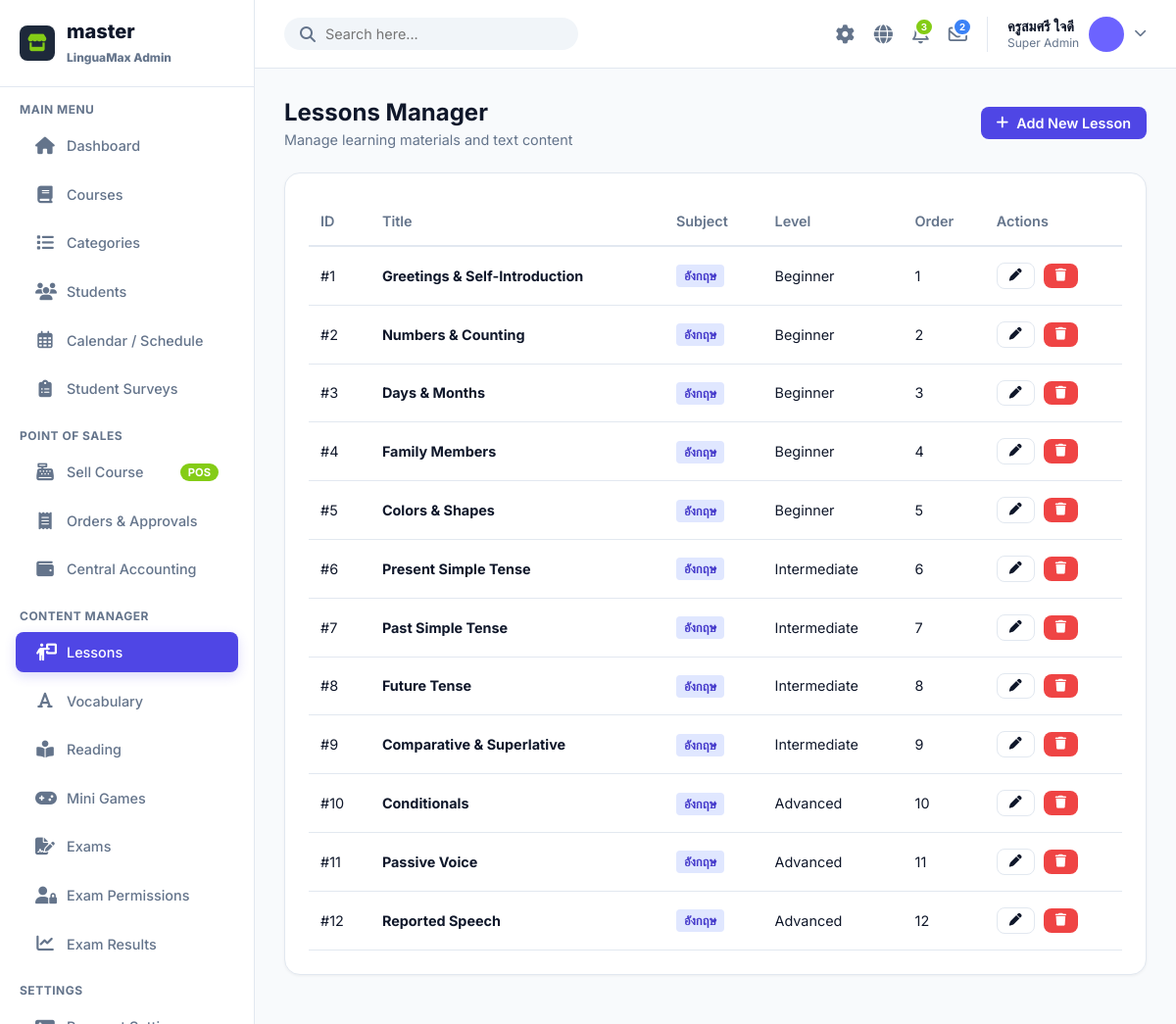
Page /admin/index.php?page=lessons (signed in) on the committed database.
### tables this page shows
CREATE TABLE `users` (
  `id` int(11) NOT NULL AUTO_INCREMENT,
  `code` varchar(10) NOT NULL,
  `username` varchar(50) DEFAULT NULL,
  `password` varchar(255) DEFAULT NULL,
  `fname` varchar(100) NOT NULL,
  `lname` varchar(100) NOT NULL,
  `nickname` varchar(50) NOT NULL,
  `role` enum('student','admin') DEFAULT 'student',
  `level` enum('beginner','intermediate','advanced') DEFAULT 'beginner',
  `xp` int(11) DEFAULT 0,
  `coins` int(11) DEFAULT 0,
  `avatar_color` varchar(7) DEFAULT '#6C63FF',
  `created_at` timestamp NOT NULL DEFAULT current_timestamp(),
  `updated_at` timestamp NOT NULL DEFAULT current_timestamp() ON UPDATE current_timestamp(),
  `daily_xp_goal` int(11) DEFAULT 50,
  `sound_enabled` tinyint(1) DEFAULT 1,
  `notifications_enabled` tinyint(1) DEFAULT 1,
  `character_id` varchar(50) DEFAULT 'default',
  `profile_pic` varchar(255) DEFAULT NULL,
  PRIMARY KEY (`id`),
  UNIQUE KEY `code` (`code`)
);

CREATE TABLE `lessons` (
  `id` int(11) NOT NULL AUTO_INCREMENT,
  `title` varchar(255) NOT NULL,
  `level` enum('beginner','intermediate','advanced') NOT NULL,
  `description` text DEFAULT NULL,
  `content` longtext DEFAULT NULL,
  `sort_order` int(11) DEFAULT 0,
  `created_at` timestamp NOT NULL DEFAULT current_timestamp(),
  `subject` varchar(50) DEFAULT 'อังกฤษ',
  PRIMARY KEY (`id`)
);

### admin/page/lessons.php (the view, shortened to what this page needs)
<?php
$action = $_GET['action'] ?? 'list';
$id = isset($_GET['id']) ? (int)$_GET['id'] : null;
$errorMsg = '';
$stmt = $db->query("SELECT name FROM course_categories ORDER BY id ASC");
$categories = $stmt->fetchAll(PDO::FETCH_COLUMN);
if ($action === 'edit' || $action === 'add'):
    $lesson = null;
    if ($action === 'edit' && $id) {
        $stmt = $db->prepare("SELECT * FROM lessons WHERE id = ?");
        $stmt->execute([$id]);
        $lesson = $stmt->fetch();
    }
?>
    <div class="page-header">
        <div>
            <h1 class="page-title"><?= $lesson ? 'Edit Lesson' : 'Add New Lesson' ?></h1>
        </div>
        <a href="?page=lessons" class="btn btn-outline"><i class="fa-solid fa-arrow-left"></i> Back</a>
    </div>
    <?php if ($errorMsg): ?>
    <div style="background: #FEE2E2; color: #DC2626; padding: 15px; border-radius: 8px; margin-bottom: 20px; font-weight: 600;">
        Error: <?= htmlspecialchars($errorMsg) ?>
    </div>
    <?php endif; ?>
    <div class="card" style="max-width: 800px;">
        <form method="POST" style="display: flex; flex-direction: column; gap: 20px;">
            <div>
                <label style="display:block; font-weight: 600; margin-bottom: 8px;">Lesson Title</label>
                <input type="text" name="title" required value="<?= htmlspecialchars($lesson['title'] ?? '') ?>" style="width: 100%; padding: 12px; border: 1px solid var(--border); border-radius: 8px;">
            </div>
            <div style="display: grid; grid-template-columns: 1fr 1fr 1fr; gap: 20px;">
                <div>
                    <label style="display:block; font-weight: 600; margin-bottom: 8px;">Subject (วิชา)</label>
                    <select name="subject" required style="width: 100%; padding: 12px; border: 1px solid var(--border); border-radius: 8px;">
                        <?php foreach($categories as $c): ?>
                        <option value="<?= htmlspecialchars($c) ?>" <?= ($lesson['subject'] ?? '') === $c ? 'selected' : '' ?>><?= htmlspecialchars($c) ?></option>
                        <?php endforeach; ?>
                    </select>
                </div>
                <div>
                    <label style="display:block; font-weight: 600; margin-bottom: 8px;">Level</label>
                    <select name="level" required style="width: 100%; padding: 12px; border: 1px solid var(--border); border-radius: 8px;">
                        <option value="beginner" <?= ($lesson['level'] ?? '') === 'beginner' ? 'selected' : '' ?>>Beginner</option>
                        <option value="intermediate" <?= ($lesson['level'] ?? '') === 'intermediate' ? 'selected' : '' ?>>Intermediate</option>
                        <option value="advanced" <?= ($lesson['level'] ?? '') === 'advanced' ? 'selected' : '' ?>>Advanced</option>
                    </select>
                </div>
                <div>
                    <label style="display:block; font-weight: 600; margin-bottom: 8px;">Sort Order</label>
                    <input type="number" name="sort_order" value="<?= htmlspecialchars($lesson['sort_order'] ?? 0) ?>" style="width: 100%; padding: 12px; border: 1px solid var(--border); border-radius: 8px;">
                </div>
            </div>
            <div>
                <label style="display:block; font-weight: 600; margin-bottom: 8px;">Description</label>
                <textarea name="description" rows="3" style="width: 100%; padding: 12px; border: 1px solid var(--border); border-radius: 8px;"><?= htmlspecialchars($lesson['description'] ?? '') ?></textarea>
            </div>
            <div>
                <label style="display:block; font-weight: 600; margin-bottom: 8px;">Content (HTML supported)</label>
                <textarea name="content" rows="10" style="width: 100%; padding: 12px; border: 1px solid var(--border); border-radius: 8px; font-family: monospace;"><?= htmlspecialchars($lesson['content'] ?? '') ?></textarea>
            </div>
            <div style="margin-top: 10px; border-top: 1px solid var(--border); padding-top: 20px;">
                <button type="submit" class="btn btn-primary"><i class="fa-solid fa-save"></i> Save Lesson</button>
            </div>
        </form>
    </div>
<?php else:
    $stmt = $db->query("SELECT * FROM lessons ORDER BY subject, sort_order ASC, id DESC");
    $lessons = $stmt->fetchAll();
?>
    <div class="page-header">
        <div>
            <h1 class="page-title">Lessons Manager</h1>
            <p style="color: var(--text-muted); font-size: 0.9rem; margin-top: 5px;">Manage learning materials and text content</p>
        </div>
        <a href="?page=lessons&action=add" class="btn btn-primary"><i class="fa-solid fa-plus"></i> Add New Lesson</a>
    </div>
    <div class="card">
        <table>
            <thead>
                <tr>
                    <th>ID</th>
                    <th>Title</th>
                    <th>Subject</th>
                    <th>Level</th>
                    <th>Order</th>
                    <th>Actions</th>
                </tr>
            </thead>
            <tbody>
                <?php foreach($lessons as $item): ?>
                <tr>
                    <td>#<?= $item['id'] ?></td>
                    <td><strong><?= htmlspecialchars($item['title']) ?></strong></td>
                    <td><span style="background: #E0E7FF; color: #4338CA; padding: 4px 8px; border-radius: 4px; font-size: 0.8rem; font-weight: 600;"><?= htmlspecialchars($item['subject']) ?></span></td>
                    <td><?= ucfirst($item['level']) ?></td>
                    <td><?= $item['sort_order'] ?></td>
                    <td>
                        <a href="?page=lessons&action=edit&id=<?= $item['id'] ?>" class="btn btn-sm btn-outline" style="margin-right: 5px;"><i class="fa-solid fa-pen"></i></a>
                        <form method="POST" onsubmit="return confirm('Delete this lesson?');" style="display:inline;">
                            <button type="submit" class="btn btn-sm" style="background:#EF4444; color:white; border:none; padding:6px 12px; cursor:pointer; border-radius:8px;"><i class="fa-solid fa-trash"></i></button>
                        </form>
                    </td>
                </tr>
                <?php endforeach; ?>
            </tbody>
        </table>
    </div>
<?php endif; ?>

### admin/includes/topbar.php (shortened to what this page needs)
<?php
$stmt = $db->query("SELECT * FROM users WHERE role='admin' LIMIT 1");
$admin_profile = $stmt->fetch();
$admin_name = $admin_profile ? $admin_profile['fname'] . ' ' . $admin_profile['lname'] : 'Patricia Peter';
$admin_avatar = $admin_profile['avatar_color'] ?? '#64748B';
$stmt = $db->query("SELECT COUNT(*) FROM admin_notifications WHERE is_read=0");
$unread_notifs = $stmt->fetchColumn();
$stmt = $db->query("SELECT COUNT(*) FROM admin_messages WHERE is_read=0");
$unread_msgs = $stmt->fetchColumn();
?>
<div class="topbar">
    <form class="search-bar" action="" method="GET">
        <i class="fa-solid fa-magnifying-glass" onclick="this.parentNode.submit()" style="cursor:pointer;"></i>
        <input type="text" name="q" placeholder="Search here..." value="<?= htmlspecialchars($_GET['q'] ?? '') ?>" required>
    </form>
    <div class="topbar-actions">
        <div class="action-icon" id="themeToggle" onclick="toggleTheme()" title="Toggle Dark Mode">
            <i class="fa-solid fa-gear"></i>
        </div>
        <div class="action-icon dropdown-trigger" data-target="langDropdown" title="Change Language">
            <i class="fa-solid fa-globe"></i>
        </div>
        <div class="action-icon dropdown-trigger" data-target="notifDropdown" title="Notifications">
            <?php if($unread_notifs > 0): ?>
            <span class="action-badge" style="background:#84cc16; color:white;"><?= $unread_notifs ?></span>
            <?php endif; ?>
        </div>
        <div class="action-icon dropdown-trigger" data-target="msgDropdown" title="Messages">
            <?php if($unread_msgs > 0): ?>
            <span class="action-badge" style="background:#3B82F6; color:white;"><?= $unread_msgs ?></span>
            <?php endif; ?>
        </div>
        <div class="profile dropdown-trigger" data-target="profileDropdown" style="cursor:pointer;">
            <div class="profile-info">
                <span class="profile-name"><?= htmlspecialchars($admin_name) ?></span>
                <span class="profile-role">Super Admin</span>
            </div>
            <div class="profile-img" style="background:<?= $admin_avatar ?>;"></div>
            <i class="fa-solid fa-chevron-down" style="font-size:0.8rem; color:var(--text-muted);"></i>
        </div>
    </div>
</div>

### admin/asset/css/style.css (style rules this page uses)
:root { --primary: #4F46E5; --primary-light: #E0E7FF; --secondary: #10B981; --bg: #F8FAFC; --surface: #FFFFFF; --text-main: #0F172A; --text-muted: #64748B; --border: #E2E8F0; --sidebar-width: 260px; --topbar-height: 70px; }
* { box-sizing: border-box; margin: 0; padding: 0; font-family: 'Inter', 'Prompt', sans-serif; }
body { background: var(--bg); color: var(--text-main); display: flex; height: 100vh; overflow: hidden; }
.topbar { height: var(--topbar-height); background: var(--surface); border-bottom: 1px solid var(--border); display: flex; align-items: center; justify-content: space-between; padding: 0 30px; }
.search-bar { display: flex; align-items: center; background: #F1F5F9; border-radius: 20px; padding: 8px 16px; width: 300px; }
.search-bar i { color: var(--text-muted); margin-right: 10px; }
.search-bar input { border: none; background: transparent; outline: none; width: 100%; font-size: 0.9rem; color: var(--text-main); }
.topbar-actions { display: flex; align-items: center; gap: 20px; }
.action-icon { color: var(--text-muted); font-size: 1.2rem; cursor: pointer; position: relative; }
.action-badge { position: absolute; top: -5px; right: -5px; background: #84CC16; color: white; font-size: 0.6rem; padding: 2px 5px; border-radius: 10px; font-weight: 700; border: 2px solid white; }
.profile { display: flex; align-items: center; gap: 10px; cursor: pointer; border-left: 1px solid var(--border); padding-left: 20px; }
.profile-img { width: 36px; height: 36px; border-radius: 50%; background: #CBD5E1; }
.profile-info { display: flex; flex-direction: column; }
.profile-name { font-weight: 600; font-size: 0.9rem; }
.profile-role { font-size: 0.75rem; color: var(--text-muted); }
.page-header { display: flex; justify-content: space-between; align-items: center; margin-bottom: 25px; }
.page-title { font-size: 1.5rem; font-weight: 700; color: var(--text-main); }
.card { background: var(--surface); border-radius: 16px; padding: 24px; box-shadow: 0 1px 3px rgba(0,0,0,0.05); border: 1px solid var(--border); margin-bottom: 20px; }
.btn { padding: 8px 16px; border-radius: 8px; border: none; cursor: pointer; font-weight: 600; font-size: 0.9rem; transition: 0.2s; display: inline-flex; align-items: center; gap: 8px; text-decoration: none; }
.btn-primary { background: var(--primary); color: white; }
.btn-outline { border: 1px solid var(--border); background: transparent; color: var(--text-main); }
.btn-sm { padding: 6px 12px; font-size: 0.8rem; }
table { width: 100%; border-collapse: collapse; }
th, td { padding: 16px 12px; text-align: left; border-bottom: 1px solid var(--border); font-size: 0.9rem; }
th { color: var(--text-muted); font-weight: 600; border-bottom: 2px solid var(--border); }
.dropdown-trigger { position: relative; cursor: pointer; }

### rows in the picture
users: admin_name "ครูสมศรี ใจดี"
lessons: id "1", title "Greetings & Self-Introduction", subject "อังกฤษ", level "Beginner", sort_order "1"
lessons: id "2", title "Numbers & Counting", subject "อังกฤษ", level "Beginner", sort_order "2"
lessons: id "3", title "Days & Months", subject "อังกฤษ", level "Beginner", sort_order "3"
lessons: id "4", title "Family Members", subject "อังกฤษ", level "Beginner", sort_order "4"
lessons: id "5", title "Colors & Shapes", subject "อังกฤษ", level "Beginner", sort_order "5"
lessons: id "6", title "Present Simple Tense", subject "อังกฤษ", level "Intermediate", sort_order "6"
lessons: id "7", title "Past Simple Tense", subject "อังกฤษ", level "Intermediate", sort_order "7"
lessons: id "8", title "Future Tense", subject "อังกฤษ", level "Intermediate", sort_order "8"
lessons: id "9", title "Comparative & Superlative", subject "อังกฤษ", level "Intermediate", sort_order "9"
lessons: id "10", title "Conditionals", subject "อังกฤษ", level "Advanced", sort_order "10"
lessons: id "11", title "Passive Voice", subject "อังกฤษ", level "Advanced", sort_order "11"
lessons: id "12", title "Reported Speech", subject "อังกฤษ", level "Advanced", sort_order "12"

### other values in the picture
$unread_notifs "3"
$unread_msgs "2"
